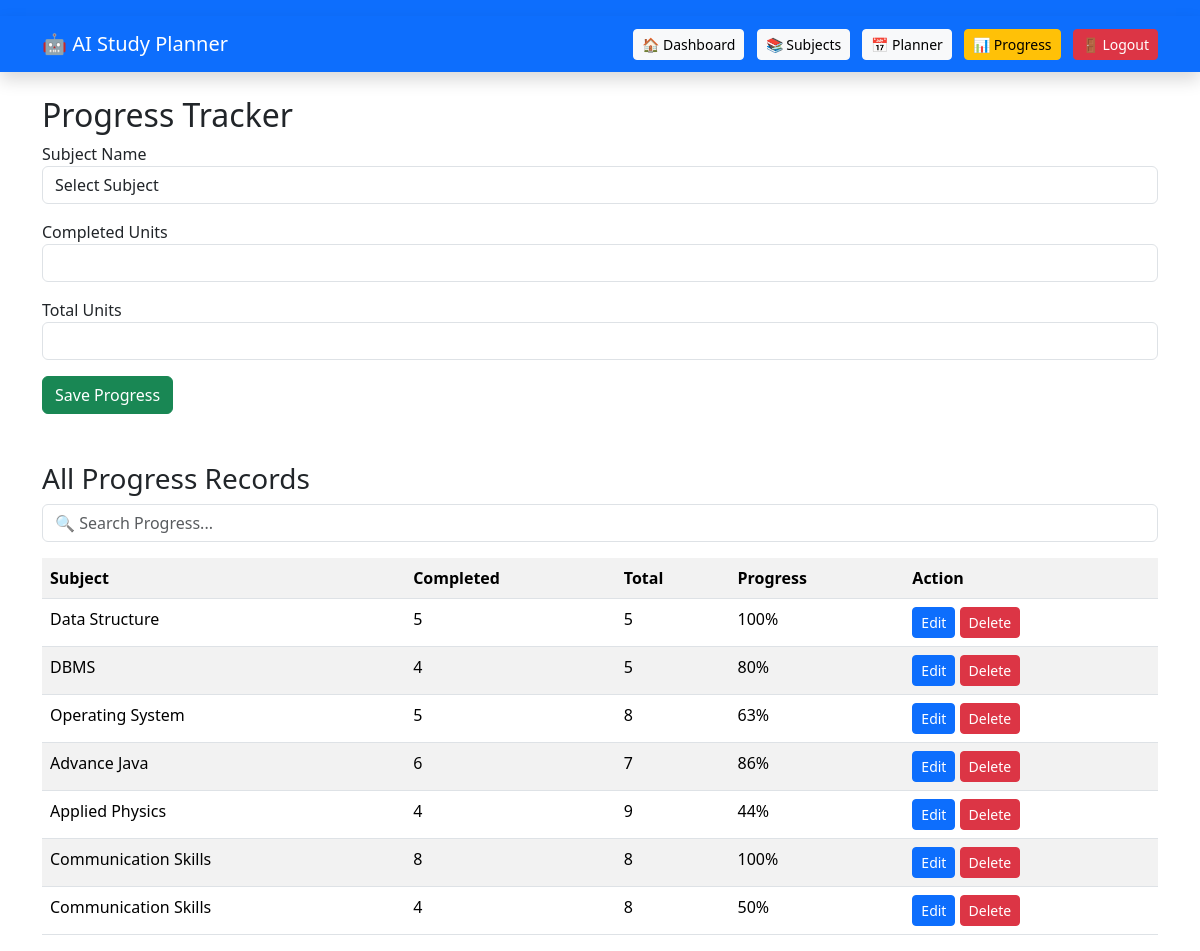
Page /progress.php (signed in) on the committed database.
### tables this page shows
CREATE TABLE `progress` (
  `id` int(11) NOT NULL,
  `subject_name` varchar(100) DEFAULT NULL,
  `completed_units` int(11) DEFAULT NULL,
  `total_units` int(11) DEFAULT NULL,
  `user_id` int(11) NOT NULL
);

### progress.php (the view, shortened to what this page needs)
<?php
include("db.php");
?>
<!DOCTYPE html>
<html>
<head>
<link href="https://cdn.jsdelivr.net/npm/bootstrap@5.3.3/dist/css/bootstrap.min.css" rel="stylesheet">
</head>
<body>
    <nav class="navbar navbar-expand-lg navbar-dark bg-primary shadow">
</nav>
    <nav class="navbar navbar-expand-lg navbar-dark bg-primary shadow">
<div class="container">
<a class="navbar-brand" href="dashboard.php">
🤖 AI Study Planner
</a>
<div>
<a href="dashboard.php" class="btn btn-light btn-sm me-2">
🏠 Dashboard
</a>
<a href="subjects.php" class="btn btn-light btn-sm me-2">
📚 Subjects
</a>
<a href="planner.php" class="btn btn-light btn-sm me-2">
📅 Planner
</a>
<a href="progress.php" class="btn btn-warning btn-sm me-2">
📊 Progress
</a>
<a href="logout.php"
class="btn btn-danger btn-sm">
🚪 Logout
</a>
</div>
</div>
</nav>
<div class="container mt-4">
<h2>Progress Tracker</h2>
<form method="post">
<div class="mb-3">
<label>Subject Name</label>
<select name="subject_name" class="form-control" required>
<option value="">Select Subject</option>
</select>
</div>
<div class="mb-3">
<label>Completed Units</label>
<input type="number" name="completed_units" class="form-control" required>
</div>
<div class="mb-3">
<label>Total Units</label>
<input type="number" name="total_units" class="form-control" required>
</div>
<button type="submit" name="save" class="btn btn-success">
Save Progress
</button>
</form>
<h3 class="mt-5">All Progress Records</h3>
<input type="text"
id="searchProgress"
class="form-control mb-3"
placeholder="🔍 Search Progress...">
<table class="table table-hover table-striped" id="progressTable">
<tr>
<th>Subject</th>
<th>Completed</th>
<th>Total</th>
<th>Progress</th>
<th>Action</th>
</tr>
<?php
$user_id = $_SESSION['user_id'];
$result = mysqli_query($conn,
"SELECT * FROM progress
WHERE user_id='$user_id'");
while($row = mysqli_fetch_assoc($result))
{
    $percent =
    round(($row['completed_units'] /
    $row['total_units']) * 100);
?>
<tr>
<td><?php echo $row['subject_name']; ?></td>
<td><?php echo $row['completed_units']; ?></td>
<td><?php echo $row['total_units']; ?></td>
<td><?php echo $percent; ?>%</td>
<td>
<a href="edit_progress.php?id=<?php echo $row['id']; ?>"
class="btn btn-primary btn-sm">
Edit
</a>
<a href="delete_progress.php?id=<?php echo $row['id']; ?>"
class="btn btn-danger btn-sm">
Delete
</a>
</td>
</tr>
<?php
}
?>
</table>
</div>
</body>
</html>

### rows in the picture
progress: subject_name "Data Structure", completed_units "5", total_units "5", percent "100"
progress: subject_name "DBMS", completed_units "4", total_units "5", percent "80"
progress: subject_name "Operating System", completed_units "5", total_units "8", percent "63"
progress: subject_name "Advance Java", completed_units "6", total_units "7", percent "86"
progress: subject_name "Applied Physics", completed_units "4", total_units "9", percent "44"
progress: subject_name "Communication Skills", completed_units "8", total_units "8", percent "100"
progress: subject_name "Communication Skills", completed_units "4", total_units "8", percent "50"
